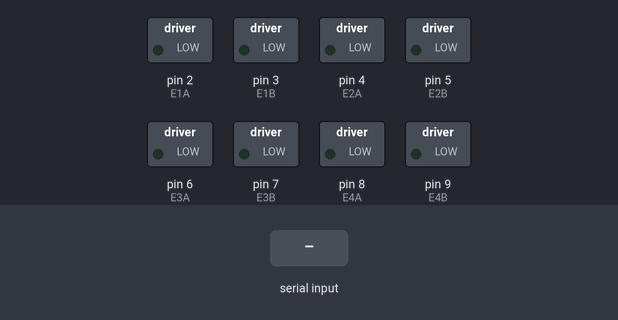
This sketch was run on a simulated Arduino Uno, built with avr-gcc and run on an emulated ATmega328P. On the bench: switched loads named in the sketch (green lamp = pin HIGH). The inputs (shaded band) are chosen by the test bench.

Above: at 1.2 s.
1.3 s: "90;45;200;10\n" received over Serial
At 1.7 s:
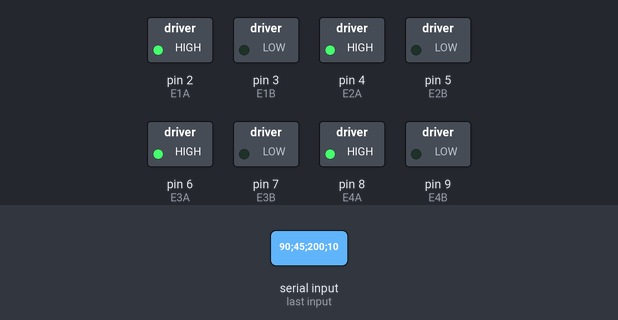
Timing chart, 0 to 4.3 s (numbered marks = the images above; inputs shaded):
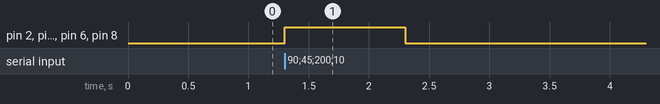

The sketch:

Autopilot_Server.ino
```cpp
const int E1A = 2;
const int E1B = 3;
const int E2A = 4;
const int E2B = 5;
const int E3A = 6;
const int E3B = 7;
const int E4A = 8;
const int E4B = 9;

const float threshold = 0.2;

unsigned long lastCommunicationTime = 0;
const unsigned long timeoutDuration = 1000;

void setup() {
  Serial.begin(115200);

  pinMode(E1A, OUTPUT);
  pinMode(E1B, OUTPUT);
  pinMode(E2A, OUTPUT);
  pinMode(E2B, OUTPUT);
  pinMode(E3A, OUTPUT);
  pinMode(E3B, OUTPUT);
  pinMode(E4A, OUTPUT);
  pinMode(E4B, OUTPUT);

  lastCommunicationTime = millis();
}

void loop() {
  if (Serial.available() > 0) {
    String data = Serial.readStringUntil('\n');
    data.trim();

    int firstSemi = data.indexOf(';');
    int secondSemi = data.indexOf(';', firstSemi + 1);
    int thirdSemi = data.indexOf(';', secondSemi + 1);

    if (firstSemi != -1 && secondSemi != -1 && thirdSemi != -1) {
      float val1 = data.substring(0, firstSemi).toFloat();
      float val2 = data.substring(firstSemi + 1, secondSemi).toFloat();
      float val3 = data.substring(secondSemi + 1, thirdSemi).toFloat();
      float val4 = data.substring(thirdSemi + 1).toFloat();

      controlMotor(E1A, E1B, val1);
      controlMotor(E2A, E2B, val2);
      controlMotor(E3A, E3B, val3);
      controlMotor(E4A, E4B, val4);

      lastCommunicationTime = millis();
    }
  }

  if (millis() - lastCommunicationTime > timeoutDuration) {
    stopAllMotors();
  }
}

void controlMotor(int pinA, int pinB, float value) {
  if (value > threshold) {
    digitalWrite(pinA, HIGH);
    digitalWrite(pinB, LOW);
  }
  else if (value < -threshold) {
    digitalWrite(pinA, LOW);
    digitalWrite(pinB, HIGH);
  }
  else {
    digitalWrite(pinA, LOW);
    digitalWrite(pinB, LOW);
  }
}

void stopAllMotors() {
  digitalWrite(E1A, LOW);
  digitalWrite(E1B, LOW);
  digitalWrite(E2A, LOW);
  digitalWrite(E2B, LOW);
  digitalWrite(E3A, LOW);
  digitalWrite(E3B, LOW);
  digitalWrite(E4A, LOW);
  digitalWrite(E4B, LOW);
}
```

Measured:
- after the input at 1.3 s, pin 2 (E1A), pin 4 (E2A), pin 6 (E3A), pin 8 (E4A): LOW → HIGH at once, → LOW 1.0 s later
